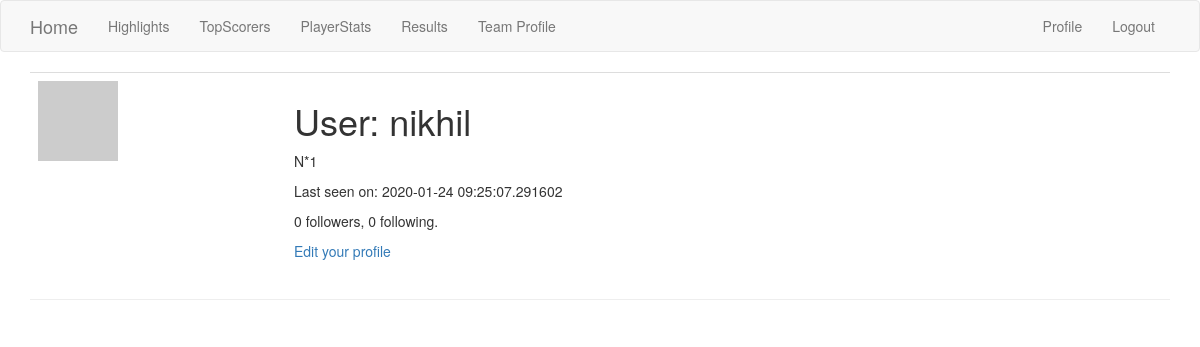
The page /user/nikhil (signed in) on the database as committed earlier.
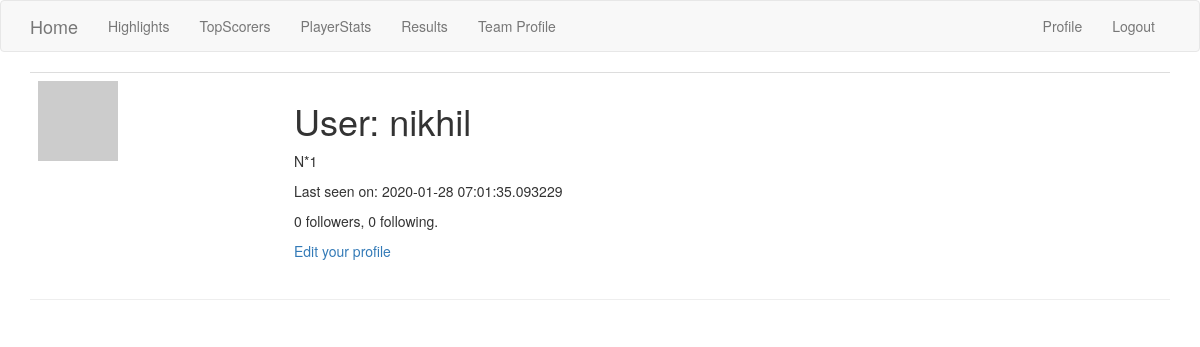
The same page on the database as committed later.
### app/models.py (models this page shows, shortened)
class User(UserMixin, db.Model):
    id = db.Column(db.Integer, primary_key=True)
    username = db.Column(db.String(64), index=True, unique=True)
    email = db.Column(db.String(120), index=True, unique=True)
    password_hash = db.Column(db.String(128))
    posts = db.relationship('Post', backref='author', lazy='dynamic')
    about_me = db.Column(db.String(140))
    last_seen = db.Column(db.DateTime, default=datetime.utcnow)
    dummy_token = jwt.encode({'some': 'payload'}, 'secret', algorithm='HS256')
    followed = db.relationship(
        'User', secondary=followers,
        primaryjoin=(followers.c.follower_id == id),
        secondaryjoin=(followers.c.followed_id == id),
        backref=db.backref('followers', lazy='dynamic'), lazy='dynamic')
    def avatar(self, size):
        digest = md5(self.email.lower().encode('utf-8')).hexdigest()
        return 'https://www.gravatar.com/avatar/{}?d=identicon&s={}'.format(digest, size)

### app/routes.py (the view)
@app.route('/user/<username>')
@login_required
def user(username):
    user = User.query.filter_by(username=username).first_or_404()
    posts = [
        {'author': user, 'body': 'Test post #1'},
        {'author': user, 'body': 'Test post #2'}
    ]
    return render_template('user.html', user=user)

### app/models.py (called while the page is built)
@login.user_loader
def load_user(id):
    return User.query.get(int(id))

### app/routes.py (called while the page is built)
@app.before_request
def before_request():
    if current_user.is_authenticated:
        current_user.last_seen = datetime.utcnow()
        db.session.commit()

### app/templates/user.html (shortened to what this page needs)
{% extends "base.html" %}
{% block app_content %}
  <table class="table table-hover">
        <tr>
            <td width="256px"><img src="{{ user.avatar(256) }}"></td>
            <td>
                <h1>User: {{ user.username }}</h1>
                {% if user.about_me %}<p>{{ user.about_me }}</p>{% endif %}
                {% if user.last_seen %}<p>Last seen on: {{ user.last_seen }}</p>{% endif %}
                <p>{{ user.followers.count() }} followers, {{ user.followed.count() }} following.</p>
                {% if user == current_user %}
                <p><a href="{{ url_for('edit_profile') }}">Edit your profile</a></p>
                {% elif not current_user.is_following(user) %}
                <p><a href="{{ url_for('follow', username=user.username) }}">Follow</a></p>
                {% else %}
                <p><a href="{{ url_for('unfollow', username=user.username) }}">Unfollow</a></p>
                {% endif %}
            </td>
        </tr>
    </table>
  <hr>
{% endblock %}

### app/templates/base.html (shortened to what this page needs)
{% extends 'bootstrap/base.html' %}
{% block navbar %}
  <nav class="navbar navbar-default">
      <div class="container">
          <div class="navbar-header">
              <a class="navbar-brand" href="{{ url_for('index') }}">Home</a>
          </div>
          <div class="collapse navbar-collapse" id="bs-example-navbar-collapse-1">
              <ul class="nav navbar-nav">
                  <li><a href="{{ url_for('high') }}">Highlights</a></li>
                  <li><a href="{{ url_for('live') }}">TopScorers</a></li>
                  <li><a href="{{ url_for('player') }}">PlayerStats</a></li>
                  <li><a href="{{ url_for('result') }}">Results</a></li>
                  <li><a href="{{ url_for('team') }}">Team Profile</a></li>
              </ul>
              <ul class="nav navbar-nav navbar-right">
                  {% if current_user.is_anonymous %}
                  <li><a href="{{ url_for('login') }}">Login</a></li>
                  {% else %}
                  <li><a href="{{ url_for('user', username=current_user.username) }}">Profile</a></li>
                  <li><a href="{{ url_for('logout') }}">Logout</a></li>
                  {% endif %}
              </ul>
          </div>
      </div>
  </nav>
{% endblock %}
{% block content %}
    <div class="container">
        {% block app_content %}{% endblock %}
    </div>
{% endblock %}

Rows that differ between the two databases and show on the page:
changed User "nikhil": last_seen "2020-01-24 09:25:07.291602" → "2020-01-28 07:01:35.093229"
